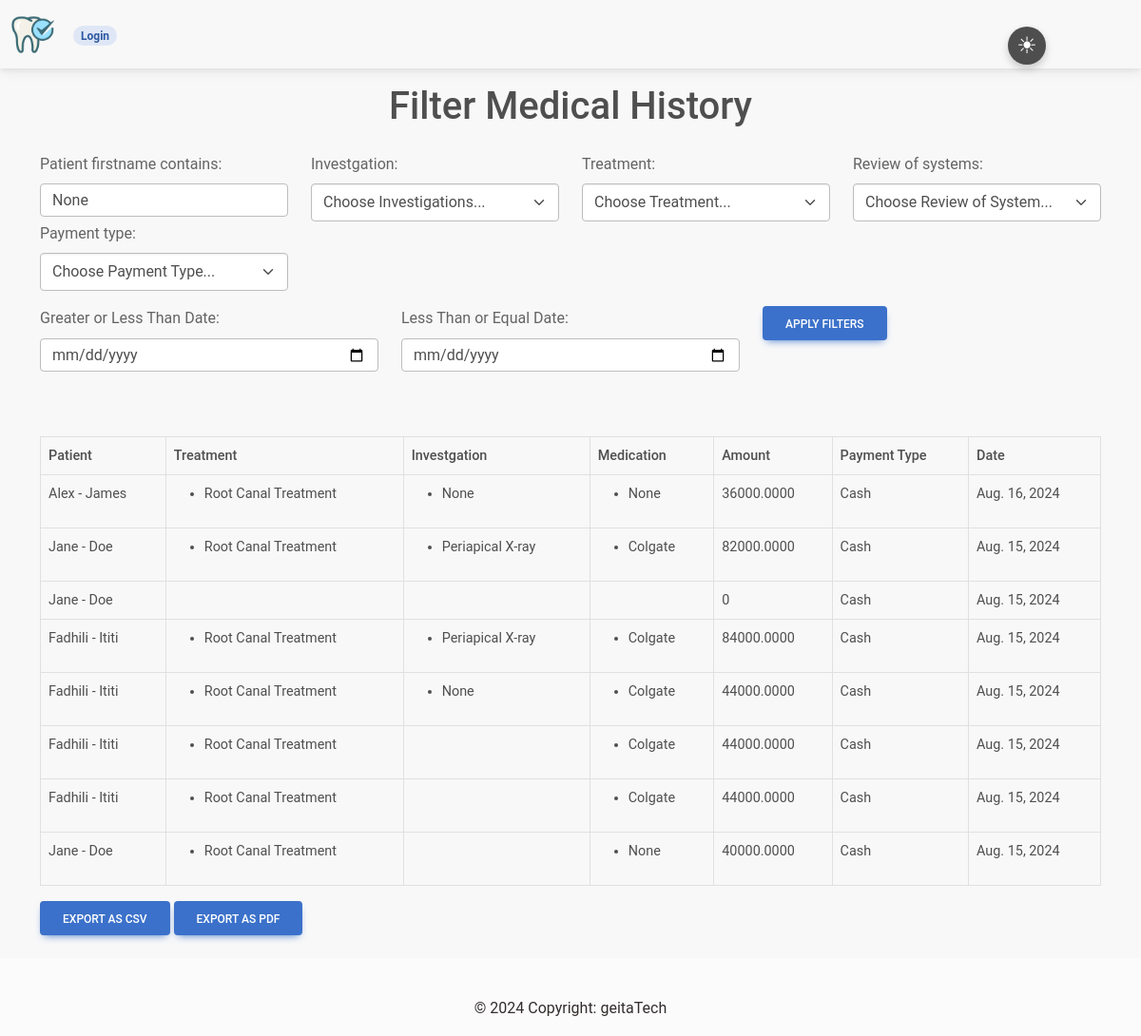
The app's page /filtered/, older data.
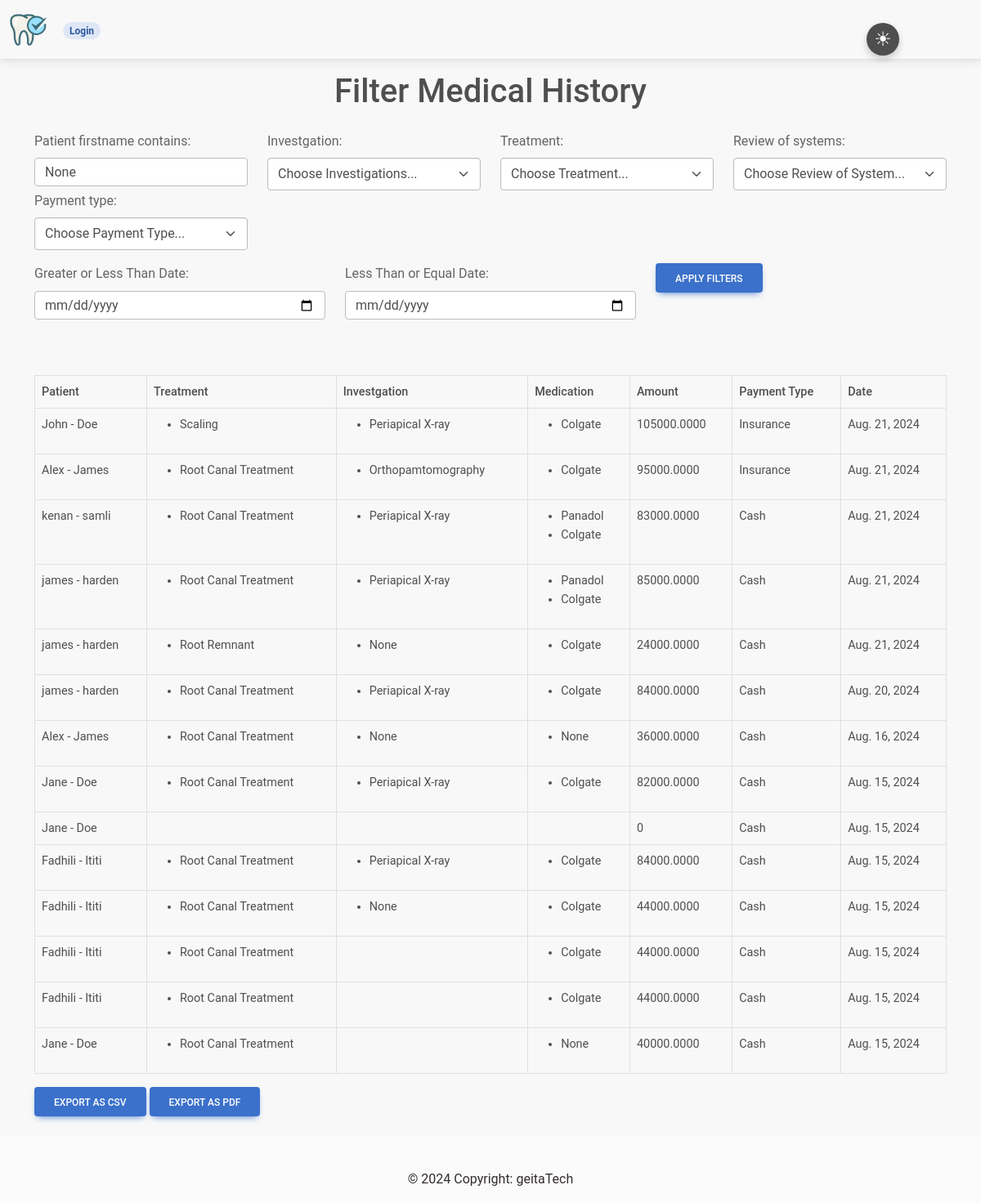
The same page, newer data.
### patient/models.py (models this page shows, shortened)
class MedicalHistory(models.Model):
    patient = models.ForeignKey(Patient, on_delete=models.CASCADE,
                                related_name='patientmedicalhistory')
    history = models.CharField(max_length=255)
    review_of_systems = models.ManyToManyField(ReviewofSystem)
    examination = models.ManyToManyField(Examination)
    diagnosis = models.ManyToManyField(Diagnosis)
    investgation = models.ManyToManyField(Investgation)
    treatment = models.ManyToManyField(Treatment)
    medication = models.ManyToManyField(Medication)
    payment_type = models.ForeignKey(PaymentType, on_delete=models.CASCADE)
    follow_up_date = models.DateField(null=True, blank=True)
    notes = models.CharField(max_length=2000,blank=True)
    doctor = models.ForeignKey(Doctor, on_delete=models.PROTECT, null=True)
    treatment_discount = models.DecimalField(max_digits=5, decimal_places=2, default=0)
    investigation_discount = models.DecimalField(max_digits=5, decimal_places=2, default=0)
    medication_discount = models.DecimalField(max_digits=5, decimal_places=2, default=0)
    created_at = models.DateTimeField(auto_now_add=True)
    def calculate_total_price(self):
        total_price = 0
        if self.payment_type.name == "Insurance":
            for item in self.treatment.all():
                total_price += item.insurance_price * (1 - self.treatment_discount / 100)
            for item in self.investgation.all():
                total_price += item.insurance_price * (1 - self.investigation_discount / 100)
            for item in self.medication.all():
                total_price += item.insurance_price * (1 - self.medication_discount / 100)
        else:  # Cash payment
            for item in self.treatment.all():
                total_price += item.cash_price * (1 - self.treatment_discount / 100)
            for item in self.investgation.all():
                total_price += item.cash_price * (1 - self.investigation_discount / 100)
            for item in self.medication.all():
                total_price += item.cash_price * (1 - self.medication_discount / 100)
        return total_price
    class Meta:
        verbose_name_plural = 'Medical History'

class Patient(models.Model):
    GENDER = (
        ('M', 'Male'),
        ('F', 'Female')
    )
    PAYMENT_TYPE = (
        ('cash', 'Cash'),
        ('insurance', 'Insurance')
    )
    firstname = models.CharField(max_length=255)
    lastname = models.CharField(max_length=255)
    DOB = models.CharField(max_length=255, blank=True, null=True)
    address = models.CharField(max_length=255)
    phone_number = models.CharField(max_length=255)
    gender = models.CharField(max_length=255, choices=GENDER)
    weight = models.IntegerField(default=0)
    BPressure = models.CharField(max_length=255, blank=True, null=True)
    payment_type = models.CharField(max_length=10, choices=PAYMENT_TYPE, null=True)
    insurance_provider = models.CharField(max_length=255, blank=True, null=True)  # Optional field for insurance provider
    DOR = models.DateField(null=True)
    created_at = models.DateTimeField(auto_now_add=True)
    updated_at = models.DateTimeField(auto_now=True)
    def __str__(self):
        return f'{self.firstname} - {self.lastname}'

class Treatment(models.Model):
    name = models.CharField(max_length=255)
    cash_price = models.DecimalField(max_digits=10, decimal_places=2, null=True)
    insurance_price = models.DecimalField(max_digits=10, decimal_places=2, null=True)
    def __str__(self):
        return self.name

class Investgation(models.Model):
    name = models.CharField(max_length=255)
    cash_price = models.DecimalField(max_digits=10, decimal_places=2, null=True)
    insurance_price = models.DecimalField(max_digits=10, decimal_places=2, null=True)
    def __str__(self):
        return self.name

class Medication(models.Model):
    name = models.CharField(max_length=255)
    cash_price = models.DecimalField(max_digits=10, decimal_places=2, null=True)
    insurance_price = models.DecimalField(max_digits=10, decimal_places=2, null=True)

class PaymentType(models.Model):
    name = models.CharField(max_length=255)
    def __str__(self):
        return self.name

### patient/views.py (the view)
# urls.py: path('filtered/', views.FilteredMedicalHistoryView.as_view(), name='filtered'),
class FilteredMedicalHistoryView(View):
    template_name = 'filtered_medical_history.html'
    def get(self, request):
        filter = MedicalHistoryFilter(request.GET, queryset=MedicalHistory.objects.order_by('-id'))
        filtered_records = filter.qs
        context = {
            'filter': filter,
            'filtered_records': filtered_records,
        }
        return render(request, self.template_name, context)

### patient/models.py (called while the page is built)
    def __str__(self):
        return f'{self.name}'

### patient/template_context.py (called while the page is built)
def upcoming_follow_up_count(request):
    today = datetime.now().date()
    tomorrow = today + timedelta(days=1)
    upcoming_follow_up_count = MedicalHistory.objects.filter(follow_up_date=tomorrow).count()
    return {'upcoming_follow_up_count': upcoming_follow_up_count}

### patient/templates/filtered_medical_history.html (shortened to what the changed rows need)
{% extends 'base.html' %}
{% load crispy_forms_tags %}
{% block content %}
<div class="container mb-4">
    <h1 class="text-center pt-3 mb-4">Filter Medical History</h1>
    <br>
    <br>
    <table class="table table-sm table-bordered">
        <thead>
            <tr>
                <th>Patient</th>
                <th>Treatment</th>
                <th>Investgation</th>
                <th>Medication</th>
                <th>Amount</th>
                <th>Payment Type</th>
                <th>Date</th>
            </tr>
        </thead>
        <tbody>
            {% for record in filtered_records %}
                <tr>
                    <td>{{ record.patient }}</td>
                    <td>
                        <ul>
                            {% for category in record.treatment.all %}
                                <li>{{ category.name }}</li>
                            {% endfor %}
                        </ul>
                    </td>
                    <td>
                        <ul>
                            {% for category in record.investgation.all %}
                                <li>{{ category.name }}</li>
                            {% endfor %}
                        </ul>
                    </td>
                    <td>
                        <ul>
                            {% for category in record.medication.all %}
                                <li>{{ category.name }}</li>
                            {% endfor %}
                        </ul>
                    </td>
                    <td>{{ record.calculate_total_price }}</td>
                    <td>{{ record.payment_type }}</td>
                    <td>{{ record.created_at|date }}</td>
                </tr>
            {% endfor %}
        </tbody>
    </table>
</div>
{% endblock content %}

Row changes from the older to the newer data that the page shows:
added MedicalHistory: patient "John - Doe", calculate_total_price "105000.0000", payment_type "Insurance", created_at "Aug. 21, 2024", Investgation (name "Periapical X-ray"), Medication (name "Colgate")
now on this page (row unchanged): Treatment: name "Scaling", shown under "John - Doe"
added MedicalHistory: patient "Alex - James", calculate_total_price "95000.0000", payment_type "Insurance", created_at "Aug. 21, 2024", Treatment (name "Root Canal Treatment"), Medication (name "Colgate")
now on this page (row unchanged): Investgation: name "Orthopamtomography", shown under "Alex - James"
added MedicalHistory: patient "kenan - samli", calculate_total_price "83000.0000", payment_type "Cash", created_at "Aug. 21, 2024", Treatment (name "Root Canal Treatment"), Investgation (name "Periapical X-ray"), Medication (name "Colgate")
now on this page (row unchanged): Medication: name "Panadol"
added MedicalHistory: patient "james - harden", calculate_total_price "85000.0000", payment_type "Cash", created_at "Aug. 21, 2024", Treatment (name "Root Canal Treatment"), Investgation (name "Periapical X-ray"), Medication (name "Colgate")
added MedicalHistory: patient "james - harden", calculate_total_price "24000.0000", payment_type "Cash", created_at "Aug. 21, 2024", Investgation (name "None"), Medication (name "Colgate")
now on this page (row unchanged): Treatment: name "Root Remnant", shown under "james - harden"
added MedicalHistory: patient "james - harden", calculate_total_price "84000.0000", payment_type "Cash", created_at "Aug. 20, 2024", Treatment (name "Root Canal Treatment"), Investgation (name "Periapical X-ray"), Medication (name "Colgate")
